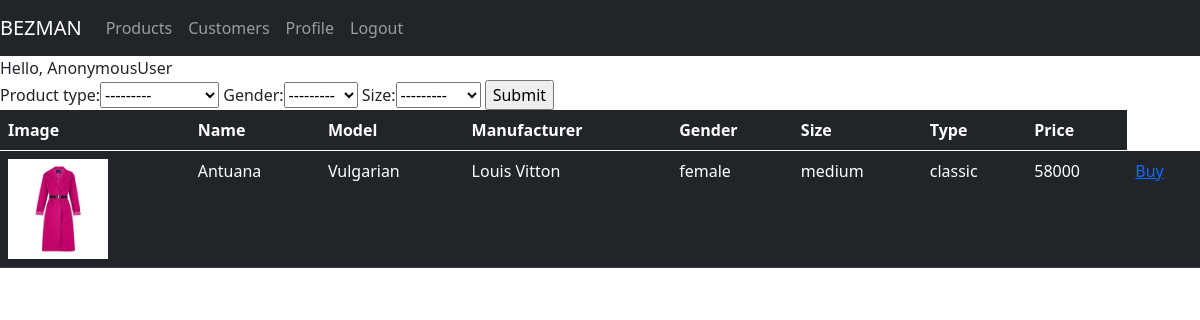
The page / on the database its author committed.
### supershop/models.py (models this page shows, shortened)
class Product(models.Model):
    types = (
        ('classic', 'classic'),
        ('sport', 'sport'),
        ('dm', 'demi-season'),
        ('winter', 'winter')
    )
    genders = (
        ('male', 'male'),
        ('female', 'female'),
        ('uni', 'uni')
    )
    sizes = (
        ('child', 'child'),
        ('medium', 'medium'),
        ('large', 'large'),
        ('XL', 'XL')
    )
    name = models.CharField(max_length=40)
    product_type = models.CharField(max_length=40, choices=types)
    gender = models.CharField(max_length=20, choices=genders)
    product_model = models.CharField(max_length=50)
    price = models.IntegerField()
    manufacturer = models.CharField(max_length=15)
    size = models.CharField(max_length=20, choices=sizes)
    image = models.ImageField(blank=True, default='default.jpeg')  # blank=True означает изображение не обязательно
    class Meta:
        verbose_name="Товар"
        verbose_name_plural="Товары"

### supershop/views.py (the view)
# urls.py: path('', productList, name='products'),
def productList(request):
    products = Product.objects.all()
    filter = ProductFilter(request.GET, queryset=products)
    products = filter.qs
    context = {'products': products, 'filter':filter}
    return render(request, 'supershop/products.html', context)

### supershop/templates/supershop/products.html
{% extends 'supershop/base.html' %}
{% block content %}
<nav>
    Hello, {{ request.user }}
    <form action="" method="POST">
        {{ filter.form }}
        <input type="submit" name="Confirm">
    </form>
    <table class="table table-hover table-dark">
        <thead>
        <tr>
            <th scope="col">Image</th>
            <th scope="col">Name</th>
            <th scope="col">Model</th>
            <th scope="col">Manufacturer</th>
            <th scope="col">Gender</th>
            <th scope="col">Size</th>
            <th scope="col">Type</th>
            <th scope="col">Price</th>
        </tr>
        </thead>
        <tbody>
        {% for product in products %}
        <tr>
            <td><img src="{{ product.image.url }}" width="100px" height="100px"></td>
            <td>{{ product.name }}</td>
            <td>{{ product.product_model }}</td>
            <td>{{ product.manufacturer }}</td>
            <td>{{ product.gender }}</td>
            <td>{{ product.size }}</td>
            <td>{{ product.product_type }}</td>
            <td>{{ product.price }}</td>
            <td><a href="{% url 'order-create' product.id %}">Buy</a></td>
        </tr>
        {% endfor %}
        </tbody>
    </table>
    {% endblock %}

### rows shown on the page
Product: image (picture), name "Antuana", product_model "Vulgarian", manufacturer "Louis Vitton", gender "female", size "medium", product_type "classic", price "58000"

### other values the page prints
{{ request.user }} "AnonymousUser"
